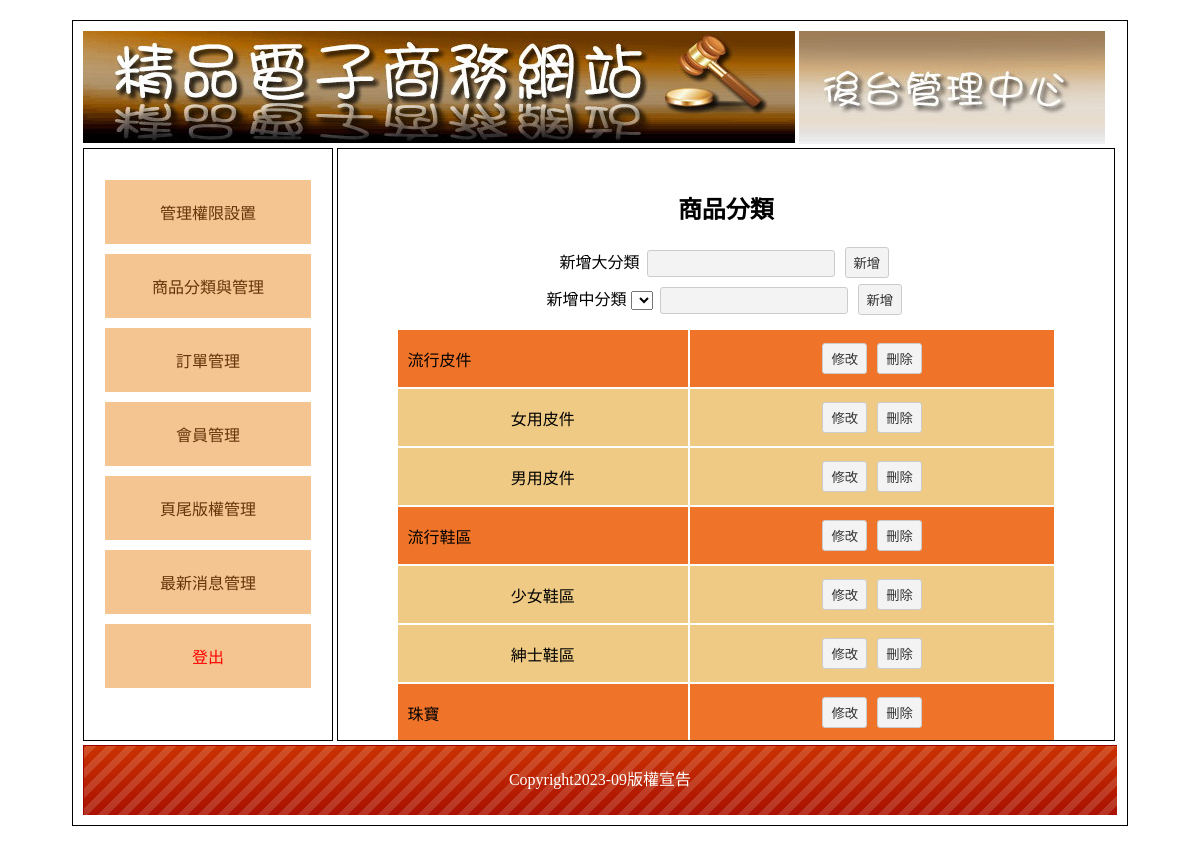
The app's page /backend.php?do=th with its own data.
### tables this page shows
CREATE TABLE `types` (
  `id` int(10) UNSIGNED NOT NULL,
  `name` text NOT NULL,
  `big` int(11) NOT NULL
);

CREATE TABLE `bottom` (
  `id` int(1) UNSIGNED NOT NULL,
  `bot` text NOT NULL
);

### base.php (called while the page is built, shortened)
<?php
include_once __DIR__ . "/Controller/Bottom.php";
$Type = new Type;

### Controller/DB.php (called while the page is built, shortened)
<?php
class DB {
    protected $dsn="mysql:host=localhost;charset=utf8;dbname=db42";
    protected $pdo;
    protected $table;
    function __construct($table)
    {
        $this->pdo = new PDO($this->dsn,'root','');
        $this->table = $table;
    }
    function all(...$arg){
        $sql = $this->sql_all(" select * from $this->table ",...$arg);
        return $this->pdo->query($sql)->fetchAll(PDO::FETCH_ASSOC);
    }
    function count(...$arg){
        $sql = $this->sql_all(" select count(*) from $this->table ",...$arg);
        return $this->pdo->query($sql)->fetchColumn();
    }
    function find($arg){
        $sql = $this->sql_one(" select * from $this->table ", $arg);
        return $this->pdo->query($sql)->fetch(PDO::FETCH_ASSOC);
    }
    protected function a2s($array){
        foreach($array as $key =>$val){
            if($key!='id'){
                $tmp[]="`$key`='$val'";
            }
        }
        return $tmp;
    }
    protected function sql_all($sql,...$arg){
        if(!empty($arg)){
            if(isset($arg[0])){
                if(is_array($arg)){
                    $tmp = $this->a2s($arg[0]);
                    $sql = $sql . " where " . join(" && ",$tmp);
                }else{
                    $sql = $sql . $arg[0];
                }
            }
        }
        return $sql;
    }
    protected function sql_one($sql,$arg){
            if(is_array($arg)){
                $tmp = $this->a2s($arg);
                $sql = $sql . " where " . join(" && ", $tmp);
            }else{
                $sql = $sql . " where `id` = '$arg'";
            }
        return $sql;
    }
}

### view/back/th.php (the view, shortened to what this page needs)
<h2 class="ct">商品分類</h2>
<div class="ct">
    <label for="">新增大分類</label>
    <input type="text" name="big" id="big">
    <button onclick="addType('big')">新增</button>
</div>
<div class="ct">
    <label for="">新增中分類</label>
    <select name="bigs" id="bigs"></select>
    <input type="text" name="mid" id="mid">
    <button onclick="addType('mid')">新增</button>
</div>
<table class="all">
    <?php
    $bigs = $Type->all(['big'=>0]);
    foreach($bigs as $big){
    ?>
    <tr>
        <td class="tt"><?=$big['name'];?></td>
        <td class="tt ct">
            <button onclick="editType(this,<?=$big['id'];?>)">修改</button>
            <button onclick="del('Type',<?=$big['id'];?>)">刪除</button>
        </td>
        <?php
        if($Type->count(['big'=>$big['id']])>0){
            $mids = $Type->all(['big'=>$big['id']]);
            foreach($mids as $mid){
            ?>
        <tr>
            <td class="pp ct"><?=$mid['name'];?></td>
            <td class="pp ct">
                <button onclick="editType(this,<?=$mid['id'];?>)">修改</button>
                <button onclick="del('Type',<?=$mid['id'];?>)">刪除</button>
            </td>
        </tr>
            <?php
            }
        }
        ?>
    </tr>
    <?php
    }
    ?>
</table>

### Controller/Bottom.php (shortened to what this page needs)
<?php include_once "DB.php";
class Bottom extends DB{
    function bot(){
        echo $this->find(1)['bot'];
    }
}

### css/css.css (style rules this page uses)
body { font-family:"微軟正黑體"; }
.ct { text-align:center; }
.all { width:90%; margin:10px auto 10px auto; }
.all td { min-width:80px; padding:10px; }
.tt { background:#EF7429; }
.pp { background:#EFCA85; }
input[type=text],input[type=password],input[type=submit],button,.button,input[type=reset],input[type=button],select，textarea,input[type=number] { background:#F3F3F3; border:#CCC 1px solid; border-radius:3px; padding:5px 8px 5px 8px; text-decoration:none; margin:3px; color:#333; }
input[type=text],input[type=password] { width:170px; }

### records on screen
types: name "流行皮件"
types: name "女用皮件"
types: name "男用皮件"
types: name "流行鞋區"
types: name "少女鞋區"
types: name "紳士鞋區"
types: name "珠寶"
bottom: bot "Copyright2023-09版權宣告"
